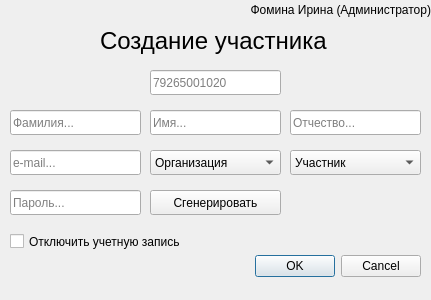
<?xml version="1.0" encoding="UTF-8"?>
<ui version="4.0">
 <class>Create_member</class>
 <widget class="QWidget" name="Create_member">
  <property name="geometry">
   <rect>
    <x>0</x>
    <y>0</y>
    <width>431</width>
    <height>300</height>
   </rect>
  </property>
  <property name="windowTitle">
   <string>Логистик</string>
  </property>
  <widget class="QLabel" name="label_username_role">
   <property name="geometry">
    <rect>
     <x>130</x>
     <y>0</y>
     <width>301</width>
     <height>20</height>
    </rect>
   </property>
   <property name="text">
    <string>Фомина Ирина (Администратор)</string>
   </property>
   <property name="alignment">
    <set>Qt::AlignRight|Qt::AlignTrailing|Qt::AlignVCenter</set>
   </property>
  </widget>
  <widget class="QLineEdit" name="lineEdit_lname">
   <property name="geometry">
    <rect>
     <x>10</x>
     <y>110</y>
     <width>131</width>
     <height>25</height>
    </rect>
   </property>
   <property name="placeholderText">
    <string>Фамилия...</string>
   </property>
  </widget>
  <widget class="QLineEdit" name="lineEdit_email">
   <property name="geometry">
    <rect>
     <x>10</x>
     <y>150</y>
     <width>131</width>
     <height>25</height>
    </rect>
   </property>
   <property name="placeholderText">
    <string>e-mail...</string>
   </property>
  </widget>
  <widget class="QLineEdit" name="lineEdit_mname">
   <property name="geometry">
    <rect>
     <x>290</x>
     <y>110</y>
     <width>131</width>
     <height>25</height>
    </rect>
   </property>
   <property name="placeholderText">
    <string>Отчество...</string>
   </property>
  </widget>
  <widget class="QLineEdit" name="lineEdit_password">
   <property name="geometry">
    <rect>
     <x>10</x>
     <y>190</y>
     <width>131</width>
     <height>25</height>
    </rect>
   </property>
   <property name="placeholderText">
    <string>Пароль...</string>
   </property>
  </widget>
  <widget class="QPushButton" name="pushButton_generate">
   <property name="geometry">
    <rect>
     <x>150</x>
     <y>190</y>
     <width>131</width>
     <height>25</height>
    </rect>
   </property>
   <property name="text">
    <string>Сгенерировать</string>
   </property>
  </widget>
  <widget class="QDialogButtonBox" name="buttonBox">
   <property name="geometry">
    <rect>
     <x>230</x>
     <y>250</y>
     <width>191</width>
     <height>32</height>
    </rect>
   </property>
   <property name="orientation">
    <enum>Qt::Horizontal</enum>
   </property>
   <property name="standardButtons">
    <set>QDialogButtonBox::Cancel|QDialogButtonBox::Ok</set>
   </property>
  </widget>
  <widget class="QCheckBox" name="checkBox_disabled_member">
   <property name="geometry">
    <rect>
     <x>10</x>
     <y>230</y>
     <width>221</width>
     <height>23</height>
    </rect>
   </property>
   <property name="text">
    <string>Отключить учетную запись</string>
   </property>
  </widget>
  <widget class="QLabel" name="label_create_member">
   <property name="geometry">
    <rect>
     <x>100</x>
     <y>20</y>
     <width>251</width>
     <height>41</height>
    </rect>
   </property>
   <property name="font">
    <font>
     <pointsize>18</pointsize>
    </font>
   </property>
   <property name="text">
    <string>Создание участника</string>
   </property>
  </widget>
  <widget class="QLineEdit" name="lineEdit_phone">
   <property name="geometry">
    <rect>
     <x>150</x>
     <y>70</y>
     <width>131</width>
     <height>25</height>
    </rect>
   </property>
   <property name="placeholderText">
    <string>79265001020</string>
   </property>
  </widget>
  <widget class="QLineEdit" name="lineEdit_fname">
   <property name="geometry">
    <rect>
     <x>150</x>
     <y>110</y>
     <width>131</width>
     <height>25</height>
    </rect>
   </property>
   <property name="placeholderText">
    <string>Имя...</string>
   </property>
  </widget>
  <widget class="QComboBox" name="comboBox_select_member">
   <property name="geometry">
    <rect>
     <x>290</x>
     <y>150</y>
     <width>131</width>
     <height>25</height>
    </rect>
   </property>
   <item>
    <property name="text">
     <string>Участник</string>
    </property>
   </item>
   <item>
    <property name="text">
     <string>Инспектор</string>
    </property>
   </item>
  </widget>
  <widget class="QComboBox" name="comboBox_select_organization">
   <property name="geometry">
    <rect>
     <x>150</x>
     <y>150</y>
     <width>131</width>
     <height>25</height>
    </rect>
   </property>
   <item>
    <property name="text">
     <string>Организация</string>
    </property>
   </item>
   <item>
    <property name="text">
     <string>Мерц</string>
    </property>
   </item>
   <item>
    <property name="text">
     <string>Аллерган</string>
    </property>
   </item>
  </widget>
 </widget>
 <resources/>
 <connections/>
</ui>
